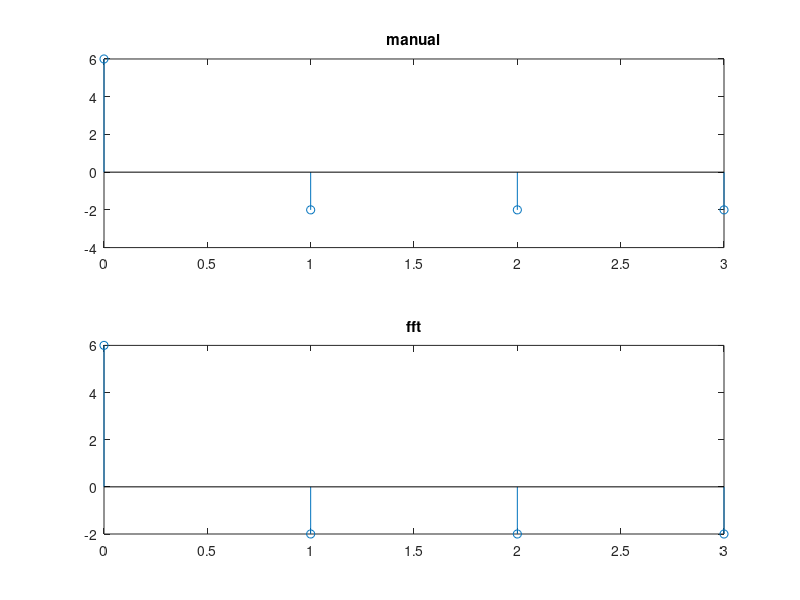

The MATLAB script that drew this image:
%% clear 
clc
clear all
close all

%% process
N=4;
n1=0:1:3;
x=[0,1,2,3];
y=zeros(1,N);
for k=1:4
   for n=1:4
        y(k)=y(k) + x(n)*exp(-1j*2*pi*(n-1)*(k-1)/N);
   end
end

%% plot
subplot(2,1,1);
stem(n1,y);
title('manual');
y1=fft(x,4);
subplot(2,1,2);
stem(n1,y1);
title('fft');
